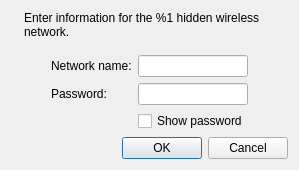
<?xml version="1.0" encoding="UTF-8"?>
<ui version="4.0">
 <class>HiddenNetworkDialog</class>
 <widget class="QDialog" name="HiddenNetworkDialog">
  <property name="geometry">
   <rect>
    <x>0</x>
    <y>0</y>
    <width>414</width>
    <height>258</height>
   </rect>
  </property>
  <property name="windowTitle">
   <string>Hidden wireless network</string>
  </property>
  <layout class="QVBoxLayout" name="verticalLayout">
   <property name="sizeConstraint">
    <enum>QLayout::SetFixedSize</enum>
   </property>
   <item>
    <layout class="QHBoxLayout" name="horizontalLayout_2">
     <item>
      <widget class="QLabel" name="icon">
       <property name="sizePolicy">
        <sizepolicy hsizetype="Maximum" vsizetype="Preferred">
         <horstretch>0</horstretch>
         <verstretch>0</verstretch>
        </sizepolicy>
       </property>
       <property name="text">
        <string/>
       </property>
       <property name="pixmap">
        <pixmap resource="qconnman.qrc">:/images/network-wireless.png</pixmap>
       </property>
      </widget>
     </item>
     <item>
      <widget class="QLabel" name="label">
       <property name="text">
        <string>Enter information for the %1 hidden wireless network.</string>
       </property>
       <property name="wordWrap">
        <bool>true</bool>
       </property>
      </widget>
     </item>
    </layout>
   </item>
   <item>
    <spacer name="verticalSpacer">
     <property name="orientation">
      <enum>Qt::Vertical</enum>
     </property>
     <property name="sizeType">
      <enum>QSizePolicy::Fixed</enum>
     </property>
     <property name="sizeHint" stdset="0">
      <size>
       <width>20</width>
       <height>10</height>
      </size>
     </property>
    </spacer>
   </item>
   <item>
    <layout class="QHBoxLayout" name="horizontalLayout">
     <item>
      <spacer name="horizontalSpacer">
       <property name="orientation">
        <enum>Qt::Horizontal</enum>
       </property>
       <property name="sizeHint" stdset="0">
        <size>
         <width>40</width>
         <height>20</height>
        </size>
       </property>
      </spacer>
     </item>
     <item>
      <layout class="QGridLayout" name="gridLayout">
       <item row="1" column="0">
        <widget class="QLabel" name="label_3">
         <property name="text">
          <string>Password:</string>
         </property>
        </widget>
       </item>
       <item row="1" column="1">
        <widget class="QLineEdit" name="password">
         <property name="echoMode">
          <enum>QLineEdit::Password</enum>
         </property>
        </widget>
       </item>
       <item row="2" column="1">
        <widget class="QCheckBox" name="showPassword">
         <property name="text">
          <string>Show password</string>
         </property>
        </widget>
       </item>
       <item row="0" column="0">
        <widget class="QLabel" name="label_2">
         <property name="text">
          <string>Network name:</string>
         </property>
        </widget>
       </item>
       <item row="0" column="1">
        <widget class="QLineEdit" name="networkName">
         <property name="echoMode">
          <enum>QLineEdit::Normal</enum>
         </property>
        </widget>
       </item>
      </layout>
     </item>
     <item>
      <spacer name="horizontalSpacer_2">
       <property name="orientation">
        <enum>Qt::Horizontal</enum>
       </property>
       <property name="sizeHint" stdset="0">
        <size>
         <width>40</width>
         <height>20</height>
        </size>
       </property>
      </spacer>
     </item>
    </layout>
   </item>
   <item>
    <widget class="QDialogButtonBox" name="buttonBox">
     <property name="orientation">
      <enum>Qt::Horizontal</enum>
     </property>
     <property name="standardButtons">
      <set>QDialogButtonBox::Cancel|QDialogButtonBox::Ok</set>
     </property>
    </widget>
   </item>
  </layout>
 </widget>
 <tabstops>
  <tabstop>networkName</tabstop>
  <tabstop>password</tabstop>
  <tabstop>showPassword</tabstop>
  <tabstop>buttonBox</tabstop>
 </tabstops>
 <resources>
  <include location="qconnman.qrc"/>
 </resources>
 <connections>
  <connection>
   <sender>buttonBox</sender>
   <signal>accepted()</signal>
   <receiver>HiddenNetworkDialog</receiver>
   <slot>accept()</slot>
   <hints>
    <hint type="sourcelabel">
     <x>248</x>
     <y>254</y>
    </hint>
    <hint type="destinationlabel">
     <x>157</x>
     <y>274</y>
    </hint>
   </hints>
  </connection>
  <connection>
   <sender>buttonBox</sender>
   <signal>rejected()</signal>
   <receiver>HiddenNetworkDialog</receiver>
   <slot>reject()</slot>
   <hints>
    <hint type="sourcelabel">
     <x>316</x>
     <y>260</y>
    </hint>
    <hint type="destinationlabel">
     <x>286</x>
     <y>274</y>
    </hint>
   </hints>
  </connection>
 </connections>
</ui>
